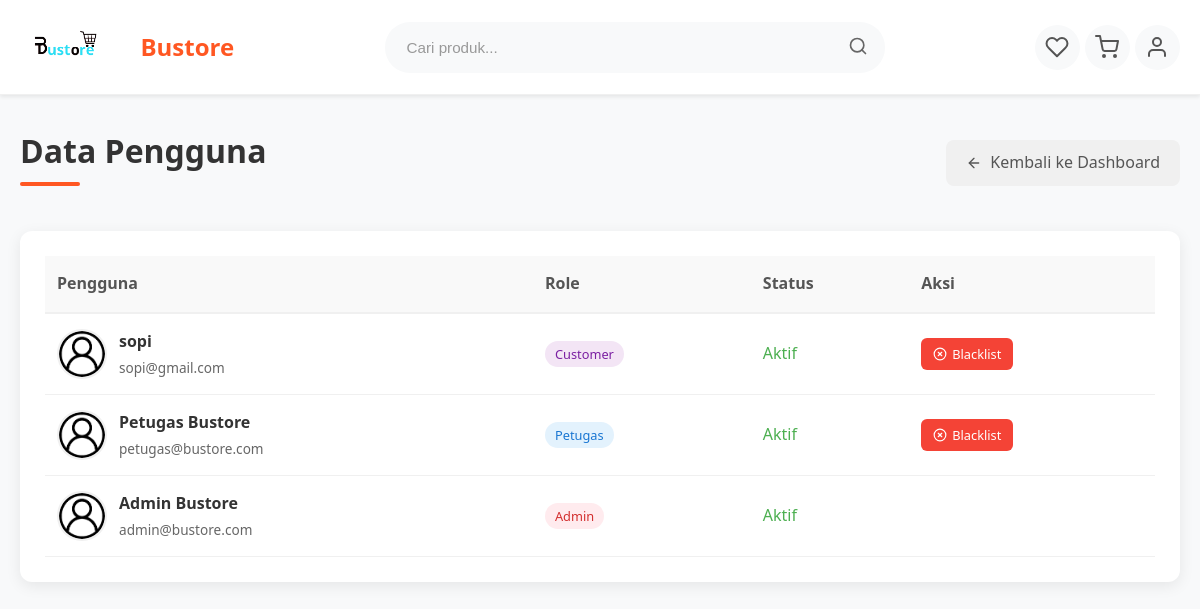
The page /admin/users.php (signed in) on the database its author committed.
### tables this page shows
CREATE TABLE `users` (
  `id` int(11) NOT NULL,
  `name` varchar(100) DEFAULT NULL,
  `email` varchar(100) DEFAULT NULL,
  `phone` varchar(20) DEFAULT NULL,
  `address` text DEFAULT NULL,
  `profile_pic` varchar(255) DEFAULT NULL,
  `password` varchar(255) DEFAULT NULL,
  `role` enum('admin','petugas','customer') DEFAULT 'customer',
  `is_blacklisted` tinyint(1) NOT NULL DEFAULT 0
);

### admin/users.php (the view, shortened to what this page needs)
<?php
include '../config/database.php';
?>
<!DOCTYPE html>
<html lang="id">
<head>
    <link rel="stylesheet" href="../assets/css/style.css">
</head>
<body>
    <?php include '../partials/navbar.php'; ?>
    <div class="container">
        <div class="page-header">
            <h1 class="page-title">Data Pengguna</h1>
            <div class="page-actions">
                <a href="dashboard.php" class="btn btn-secondary">
                    <svg width="16" height="16" viewBox="0 0 24 24" fill="none" stroke="currentColor" stroke-width="2" stroke-linecap="round" stroke-linejoin="round">
                        <line x1="19" y1="12" x2="5" y2="12"></line>
                        <polyline points="12 19 5 12 12 5"></polyline>
                    </svg>
                    Kembali ke Dashboard
                </a>
            </div>
        </div>
        <div class="users-table-container">
            <table class="users-table">
                <thead>
                    <tr>
                        <th>Pengguna</th>
                        <th>Role</th>
                        <th>Status</th>
                        <th>Aksi</th>
                    </tr>
                </thead>
                <tbody>
                    <?php
                    $users_query = mysqli_query($conn, "SELECT * FROM users ORDER BY id DESC");
                    while ($user = mysqli_fetch_assoc($users_query)) {
                        $is_current_user = $user['id'] == $_SESSION['user']['id'];
                    ?>
                    <tr>
                        <td>
                            <div class="user-info">
                                <img src="<?= !empty($user['profile_pic']) ? '../assets/img/profiles/' . $user['profile_pic'] : '../assets/img/icons/icon-user.png' ?>" alt="Profile" class="user-avatar">
                                <div>
                                    <div class="user-name"><?= $user['name'] ?></div>
                                    <div class="user-email"><?= $user['email'] ?></div>
                                </div>
                            </div>
                        </td>
                        <td>
                            <span class="role-badge role-<?= $user['role'] ?>">
                                <?= ucfirst($user['role']) ?>
                            </span>
                        </td>
                        <td>
                            <?php if (isset($user['is_blacklisted']) && $user['is_blacklisted'] == 1): ?>
                                <span class="blacklisted-badge">Di-blacklist</span>
                            <?php else: ?>
                                <span style="color: #4caf50; font-weight: 500;">Aktif</span>
                            <?php endif; ?>
                        </td>
                        <td>
                            <div class="action-buttons">
                                <?php if (!$is_current_user): ?>
                                    <?php if (isset($user['is_blacklisted']) && $user['is_blacklisted'] == 1): ?>
                                        <a href="?action=unblacklist&id=<?= $user['id'] ?>" class="btn-small btn-unblacklist">
                                            <svg width="14" height="14" viewBox="0 0 24 24" fill="none" stroke="currentColor" stroke-width="2" stroke-linecap="round" stroke-linejoin="round">
                                                <path d="M9 12l2 2 4-4m6 2a9 9 0 11-18 0 9 9 0 0118 0z"></path>
                                            </svg>
                                            Unblacklist
                                        </a>
                                    <?php else: ?>
                                        <a href="?action=blacklist&id=<?= $user['id'] ?>" class="btn-small btn-blacklist" onclick="return confirm('Apakah Anda yakin ingin mem-blacklist user ini?')">
                                            <svg width="14" height="14" viewBox="0 0 24 24" fill="none" stroke="currentColor" stroke-width="2" stroke-linecap="round" stroke-linejoin="round">
                                                <circle cx="12" cy="12" r="10"></circle>
                                                <line x1="15" y1="9" x2="9" y2="15"></line>
                                                <line x1="9" y1="9" x2="15" y2="15"></line>
                                            </svg>
                                            Blacklist
                                        </a>
                                    <?php endif; ?>
                                <?php endif; ?>
                            </div>
                        </td>
                    </tr>
                    <?php } ?>
                </tbody>
            </table>
        </div>
    </div>
</body>
</html>

### assets/css/style.css (style rules this page uses)
* { margin: 0; padding: 0; box-sizing: border-box; }
body { font-family: 'Segoe UI', Tahoma, Geneva, Verdana, sans-serif; background-color: #f8f9fa; color: #212121; line-height: 1.6; }
.container { max-width: 1200px; margin: 0 auto; padding: 0 20px; }
h1, h2, h3, h4 { margin-bottom: 15px; font-weight: 600; }
.btn { display: inline-block; padding: 12px 24px; border-radius: 6px; text-decoration: none; font-weight: 600; cursor: pointer; transition: all 0.3s ease; border: none; font-size: 1rem; text-align: center; }
.btn-secondary { background-color: #6c757d; color: #fff; border: 1px solid #6c757d; }

### admin/users.php (style rules this page uses)
.container { max-width: 1200px; margin: 30px auto; padding: 0 20px; }
.page-header { display: flex; justify-content: space-between; align-items: center; margin-bottom: 30px; flex-wrap: wrap; gap: 15px; }
.page-title { font-size: 2rem; color: #333; position: relative; padding-bottom: 10px; }
.page-title::after { content: ''; position: absolute; bottom: 0; left: 0; width: 60px; height: 4px; background: #ff5722; border-radius: 2px; }
.page-actions { display: flex; gap: 10px; }
.btn { padding: 10px 20px; border-radius: 8px; text-decoration: none; font-weight: 500; display: inline-flex; align-items: center; gap: 8px; transition: all 0.2s; border: none; cursor: pointer; }
.btn-secondary { background: #f0f0f0; color: #555; }
.users-table-container { background: white; border-radius: 12px; padding: 25px; box-shadow: 0 4px 15px rgba(0,0,0,0.08); overflow-x: auto; }
.users-table { width: 100%; border-collapse: collapse; }
.users-table th { background-color: #f9f9f9; padding: 15px 12px; text-align: left; font-weight: 600; color: #555; border-bottom: 2px solid #f0f0f0; position: sticky; top: 0; }
.users-table td { padding: 15px 12px; border-bottom: 1px solid #f0f0f0; }
.user-avatar { width: 40px; height: 40px; border-radius: 50%; object-fit: cover; border: 2px solid #f0f0f0; }
.user-info { display: flex; align-items: center; gap: 12px; }
.user-name { font-weight: 500; color: #333; }
.user-email { font-size: 0.85rem; color: #666; }
.role-badge { padding: 4px 10px; border-radius: 20px; font-size: 0.8rem; font-weight: 500; }
.role-admin { background: #ffebee; color: #d32f2f; }
.role-petugas { background: #e3f2fd; color: #1976d2; }
.role-customer { background: #f3e5f5; color: #7b1fa2; }
.action-buttons { display: flex; gap: 8px; }
.btn-small { padding: 6px 12px; border-radius: 6px; font-size: 0.8rem; font-weight: 500; text-decoration: none; display: inline-flex; align-items: center; gap: 5px; transition: all 0.2s ease; border: none; cursor: pointer; }
.btn-blacklist { background: #f44336; color: white; }

### partials/navbar.php (style rules this page uses)
.action-buttons { display: flex; align-items: center; gap: 5px; }
.user-avatar { width: 50px; height: 50px; border-radius: 50%; overflow: hidden; background: rgba(255,255,255,0.2); display: flex; align-items: center; justify-content: center; }
.user-info { flex: 1; }
.user-name { font-weight: 600; font-size: 1rem; margin-bottom: 2px; }

### rows shown on the page
users: name "sopi", email "sopi@gmail.com", role "Customer", is_blacklisted "Aktif"
users: name "Petugas Bustore", email "petugas@bustore.com", role "Petugas", is_blacklisted "Aktif"
users: name "Admin Bustore", email "admin@bustore.com", role "Admin", is_blacklisted "Aktif"
